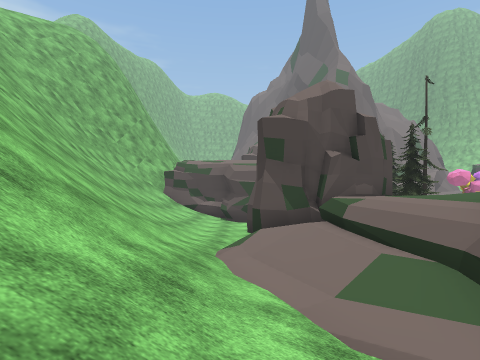
View 1 (above)

14 first-person views from a walk through a Unity game level. The camera is 1.5 m above the floor, looks level and sees 80° across. The floor is counted in squares, 2 m on a side. Each view is taken from the middle of a square. On the plan, view 1 faces up. The plan holds only what a view shows up to about 10 squares ahead; the rest is blank. The place goes on beyond the plan. Some animated figures are not drawn. Some surface patterns are stand-ins.

View 2
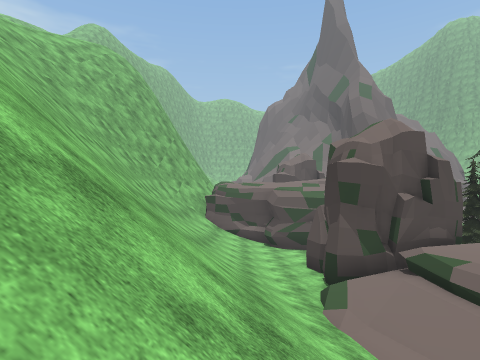

View 3
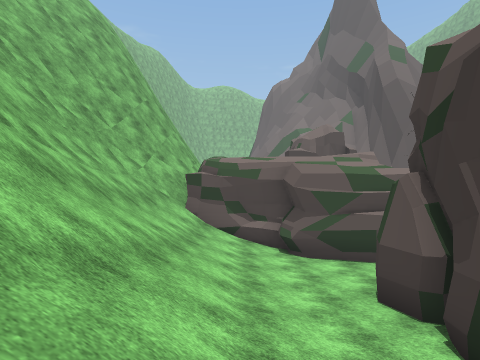

View 4
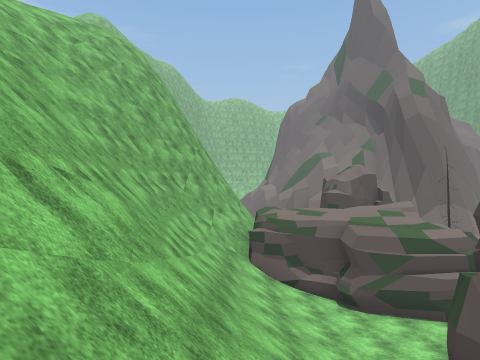

View 5
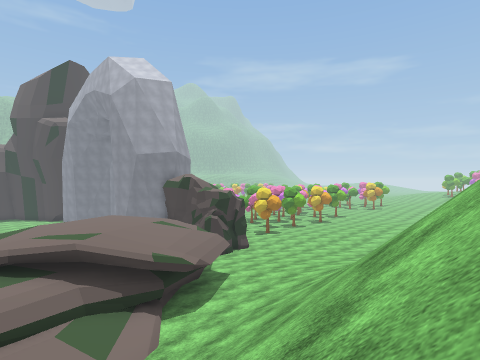

View 6
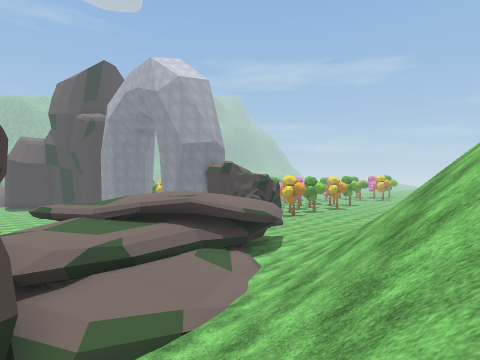

View 7
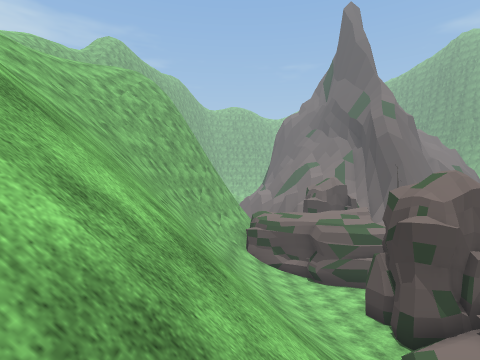

View 8
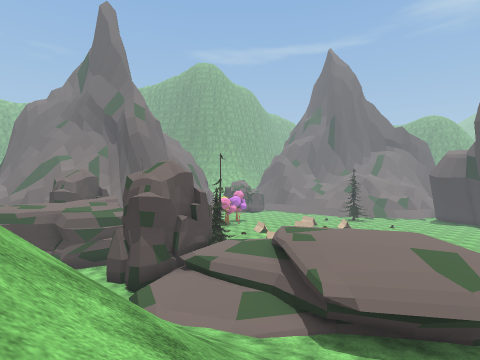

View 9
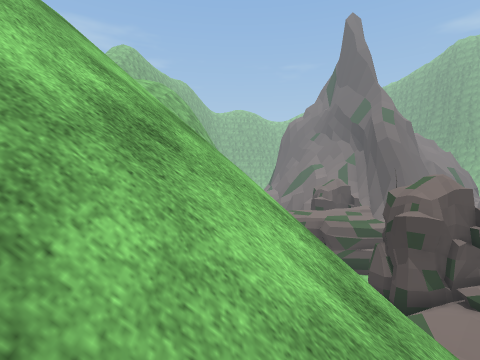

View 10
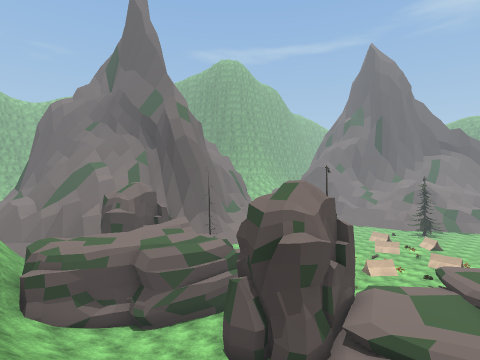

View 11
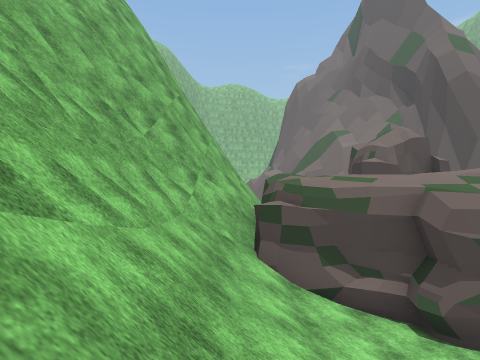

View 12
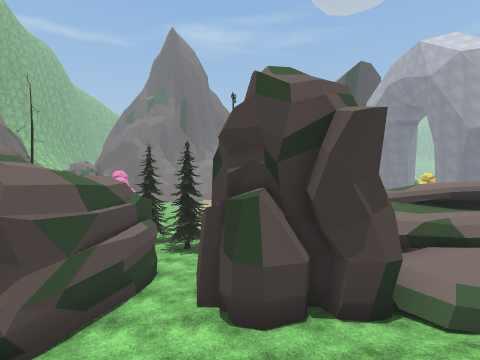

View 13
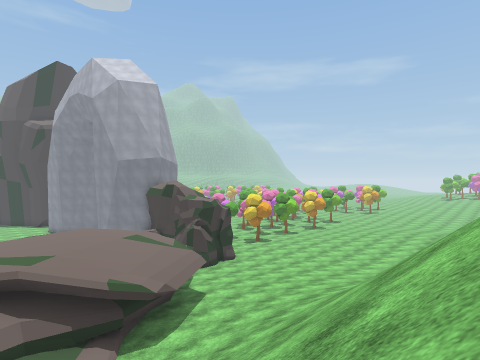

View 14
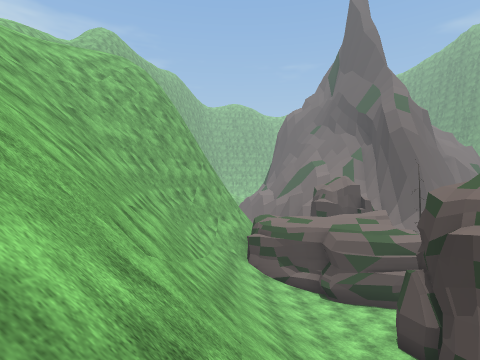

### Floor plan
Key: @ floor where view 1 was taken; # wall or solid block; . main floor; : floor 0.75 m higher than the main floor; - floor 1 m lower than the main floor; + floor 1.5 m higher than the main floor; * floor 11 m higher than the main floor; / step, stairs or slope; = window, fence, low wall or low ledge; ^ raised ledge; v drop or lower ground; T tree; O other object.
Columns run from 12 left of view 1 to 7 right of it. Each row starts with its distance up from view 1.
 18     vv  ##
 17     vv  ##
 16     vv  ##
 15    vvv  ##
 14  /vvv  #####
 13  /vvv ##///####
 12 //vvv ##//..--## TT
 11 //vvv ##///..##  TT
 10 ///vvv##///..#   TTO
  9 ////*v##///..#   TT
  8  ////v##///..####
  7   ////##/////#^^#
  6    ///v#/////+^^^#
  5      //#////:/^^^#
  4      ///////./=^##
  3      ////////./###
  2       ///////./#
  1      /////////.#
  0      ///////@:.#
 -1       ///////::###
 -2        //  //+:..

Positions as (right, up) in squares from view 1, and headings:
1: (0, 0), facing up
2: (-2, 0), facing up
3: (-2, 5), facing up
4: (-4, 4), facing up
5: (-4, 5), facing down-right
6: (-4, 8), facing down-right
7: (-4, 0), facing up
8: (-4, -2), facing up-right
9: (-5, -2), facing up
10: (-5, 4), facing up-right
11: (-4, 8), facing up
12: (-4, 10), facing right
13: (-4, 4), facing down-right
14: (-4, 2), facing up
